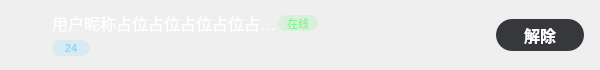
<?xml version="1.0" encoding="UTF-8"?>
<ui version="4.0">
 <class>ManagementPageItem</class>
 <widget class="QDialog" name="ManagementPageItem">
  <property name="geometry">
   <rect>
    <x>0</x>
    <y>0</y>
    <width>600</width>
    <height>70</height>
   </rect>
  </property>
  <property name="windowTitle">
   <string>Dialog</string>
  </property>
  <property name="styleSheet">
   <string notr="true">border-radius: 0px;</string>
  </property>
  <layout class="QHBoxLayout" name="horizontalLayout">
   <property name="spacing">
    <number>12</number>
   </property>
   <property name="leftMargin">
    <number>0</number>
   </property>
   <property name="topMargin">
    <number>10</number>
   </property>
   <property name="rightMargin">
    <number>16</number>
   </property>
   <property name="bottomMargin">
    <number>10</number>
   </property>
   <item>
    <widget class="CRoundLabel" name="image">
     <property name="minimumSize">
      <size>
       <width>40</width>
       <height>40</height>
      </size>
     </property>
     <property name="maximumSize">
      <size>
       <width>40</width>
       <height>40</height>
      </size>
     </property>
     <property name="text">
      <string/>
     </property>
     <property name="scaledContents">
      <bool>true</bool>
     </property>
    </widget>
   </item>
   <item>
    <layout class="QVBoxLayout" name="verticalLayout">
     <property name="spacing">
      <number>2</number>
     </property>
     <property name="topMargin">
      <number>0</number>
     </property>
     <property name="bottomMargin">
      <number>0</number>
     </property>
     <item>
      <layout class="QHBoxLayout" name="horizontalLayout_3">
       <property name="topMargin">
        <number>0</number>
       </property>
       <item>
        <widget class="QLabel" name="name">
         <property name="minimumSize">
          <size>
           <width>0</width>
           <height>22</height>
          </size>
         </property>
         <property name="maximumSize">
          <size>
           <width>16777215</width>
           <height>22</height>
          </size>
         </property>
         <property name="styleSheet">
          <string notr="true">font-family: &quot;微软雅黑&quot;;
font-weight: 400;
font-size: 16px;
color: #FFFFFF;
line-height: 22px;
font-style: normal;</string>
         </property>
         <property name="text">
          <string>用户昵称占位占位占位占位占…</string>
         </property>
        </widget>
       </item>
       <item>
        <widget class="QLabel" name="label">
         <property name="minimumSize">
          <size>
           <width>40</width>
           <height>16</height>
          </size>
         </property>
         <property name="maximumSize">
          <size>
           <width>40</width>
           <height>16</height>
          </size>
         </property>
         <property name="styleSheet">
          <string notr="true">background-color: rgba(137, 244, 147, 0.2);
border-radius: 8px;

font-family: &quot;微软雅黑&quot;;
font-weight: 400;
font-size: 11px;
color: #89F493;
line-height: 16px;
font-style: normal;</string>
         </property>
         <property name="text">
          <string>在线</string>
         </property>
         <property name="alignment">
          <set>Qt::AlignCenter</set>
         </property>
        </widget>
       </item>
       <item>
        <spacer name="horizontalSpacer_2">
         <property name="orientation">
          <enum>Qt::Horizontal</enum>
         </property>
         <property name="sizeHint" stdset="0">
          <size>
           <width>40</width>
           <height>20</height>
          </size>
         </property>
        </spacer>
       </item>
      </layout>
     </item>
     <item>
      <layout class="QHBoxLayout" name="horizontalLayout_2">
       <item>
        <widget class="QPushButton" name="ageBtn">
         <property name="minimumSize">
          <size>
           <width>38</width>
           <height>16</height>
          </size>
         </property>
         <property name="maximumSize">
          <size>
           <width>16777215</width>
           <height>16</height>
          </size>
         </property>
         <property name="styleSheet">
          <string notr="true">background: rgba(128, 220, 255, 0.2);
border-radius: 8px;

font-family: &quot;微软雅黑&quot;;
font-weight: 500;
font-size: 11px;
color: #80DCFF;
line-height: 16px;
</string>
         </property>
         <property name="text">
          <string>24</string>
         </property>
         <property name="icon">
          <iconset resource="../res.qrc">
           <normaloff>:/images/live_people_man.png</normaloff>:/images/live_people_man.png</iconset>
         </property>
         <property name="iconSize">
          <size>
           <width>12</width>
           <height>12</height>
          </size>
         </property>
        </widget>
       </item>
       <item>
        <spacer name="horizontalSpacer">
         <property name="orientation">
          <enum>Qt::Horizontal</enum>
         </property>
         <property name="sizeHint" stdset="0">
          <size>
           <width>40</width>
           <height>20</height>
          </size>
         </property>
        </spacer>
       </item>
      </layout>
     </item>
    </layout>
   </item>
   <item>
    <widget class="QPushButton" name="pushButton">
     <property name="minimumSize">
      <size>
       <width>88</width>
       <height>32</height>
      </size>
     </property>
     <property name="maximumSize">
      <size>
       <width>88</width>
       <height>32</height>
      </size>
     </property>
     <property name="styleSheet">
      <string notr="true">background: #36383B;
border-radius: 16px;

font-family: &quot;微软雅黑&quot;;
font-weight: 500;
font-size: 16px;
color: #FFFFFF;
line-height: 22px;
text-align: center;
font-style: normal;</string>
     </property>
     <property name="text">
      <string>解除</string>
     </property>
    </widget>
   </item>
  </layout>
 </widget>
 <customwidgets>
  <customwidget>
   <class>CRoundLabel</class>
   <extends>QLabel</extends>
   <header location="global">CRoundLabel.h</header>
   <slots>
    <signal>rightClicked()</signal>
   </slots>
  </customwidget>
 </customwidgets>
 <resources>
  <include location="../res.qrc"/>
 </resources>
 <connections/>
</ui>
